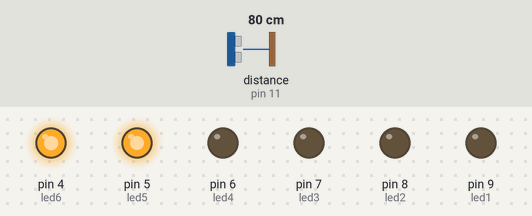
The sketch below on a simulated Arduino Uno, built with avr-gcc and run on an emulated ATmega328P. Parts: output pins drawn as LEDs (lit = HIGH). Wiring (inferred from the names in the program): ultrasonic range finder: trigger pin 10; echo pin 11. Inputs (shaded band) come from the test bench; at power-on: distance to the obstacle (sensor on pin 11) 80 cm. The echo pulse lasts 58.3 µs per cm; pins used as bus, display or sensor lines are not drawn.

Above: at 1.2 s.
1.3 s: distance to the obstacle (sensor on pin 11) set to 120 cm
At 1.7 s:
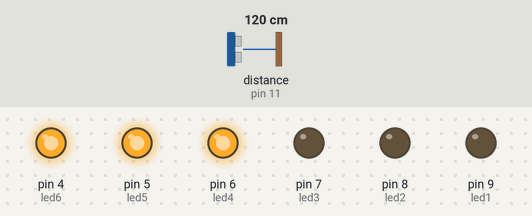
2.8 s: distance to the obstacle (sensor on pin 11) set to 2 cm
At 3.5 s:
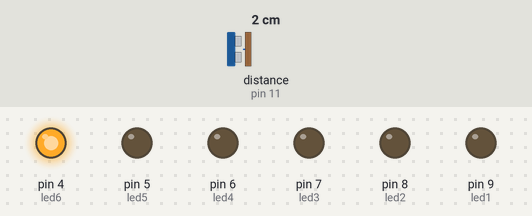
4.3 s: distance to the obstacle (sensor on pin 11) set to 50 cm
7.3 s: distance to the obstacle (sensor on pin 11) set to 55 cm
8.8 s: distance to the obstacle (sensor on pin 11) set to 227 cm
At 9.3 s:
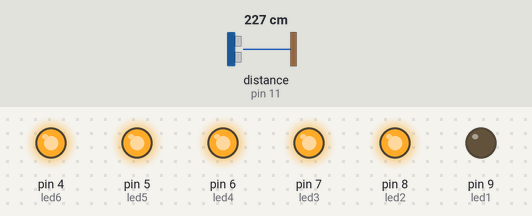
11.8 s: distance to the obstacle (sensor on pin 11) set to 4 cm
At 12.7 s:
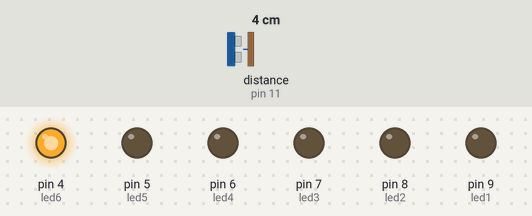
Timing chart, 0 to 14.3 s (numbered marks = the images above; inputs shaded):
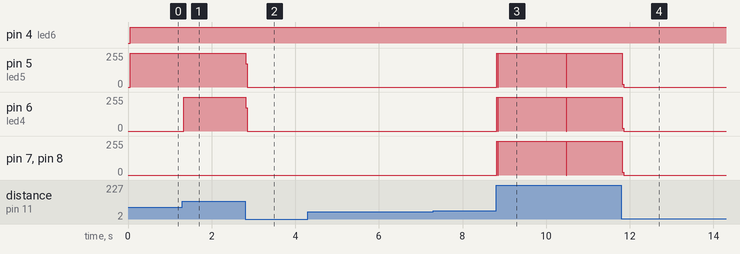

The sketch:

code.ino
```cpp
// defines pins numbers
const int trigPin=10, echoPin=11;
const int led6=4,led5=5,led4=6,led3=7,led2=8,led1=9;

// defines variables
long duration; int distance;

void clearLights() {
  digitalWrite(led1, LOW);
  digitalWrite(led2, LOW);
  digitalWrite(led3, LOW);
  digitalWrite(led4, LOW);
  digitalWrite(led5, LOW);
  digitalWrite(led6, LOW);
}

void setup() {
  pinMode(led1, OUTPUT);
  pinMode(led2, OUTPUT);
  pinMode(led3, OUTPUT);
  pinMode(led4, OUTPUT);
  pinMode(led5, OUTPUT);
  pinMode(led6, OUTPUT);
  pinMode(trigPin, OUTPUT); // Sets the trigPin as an Output
  pinMode(echoPin, INPUT); // Sets the echoPin as an Input
  //Serial.begin(9600); // Starts the serial communication
}


void loop() {
  // Clears the trigPin
  digitalWrite(trigPin, LOW);
  delayMicroseconds(2);
  // Sets the trigPin on HIGH state for 10 micro seconds
  digitalWrite(trigPin, HIGH);
  delayMicroseconds(10);
  digitalWrite(trigPin, LOW);
  // Reads the echoPin, returns the sound wave travel time in microseconds
  duration = pulseIn(echoPin, HIGH);
  // Calculating the distance
  distance= duration*0.035/2;
  // Set the LED to warn Distance
  clearLights();
  if(distance<56){
    digitalWrite(led6, HIGH);
  } else if(distance >= 56 && distance < 112) {
    digitalWrite(led6, HIGH);
    digitalWrite(led5, HIGH);
  } else if(distance >= 112 && distance < 168) {
    digitalWrite(led6, HIGH);
    digitalWrite(led5, HIGH);
    digitalWrite(led4, HIGH);
  } else if(distance >= 168 && distance < 224) {
    digitalWrite(led6, HIGH);
    digitalWrite(led5, HIGH);
    digitalWrite(led4, HIGH);
    digitalWrite(led3, HIGH);
  } else if(distance >= 224 && distance < 280) {
    digitalWrite(led6, HIGH);
    digitalWrite(led5, HIGH);
    digitalWrite(led4, HIGH);
    digitalWrite(led3, HIGH);
    digitalWrite(led2, HIGH);
  } else {
    digitalWrite(led6, HIGH);
    digitalWrite(led5, HIGH);
    digitalWrite(led4, HIGH);
    digitalWrite(led3, HIGH);
    digitalWrite(led2, HIGH);
    digitalWrite(led1, HIGH);
  }
  // Prints the distance on the Serial Monitor
  //Serial.print("Distance: ");
  //Serial.println(distance);
}
```

Measured:
- after the input at 1.3 s, pin 5 (led5): 254/255 → 255/255 at once; pin 6 (led4): 0/255 → 255/255 at once
- after the input at 2.8 s, pin 5 (led5), pin 6 (led4): 255/255 → 0/255 at once
- after the input at 4.3 s, every drawn part: stays the same
- after the input at 7.3 s, every drawn part: stays the same
- after the input at 8.8 s, pin 5 (led5), pin 6 (led4), pin 7 (led3), pin 8 (led2): 0/255 → 255/255 at once
- after the input at 11.8 s, pin 5 (led5), pin 6 (led4), pin 7 (led3), pin 8 (led2): 255/255 → 0/255 at once
